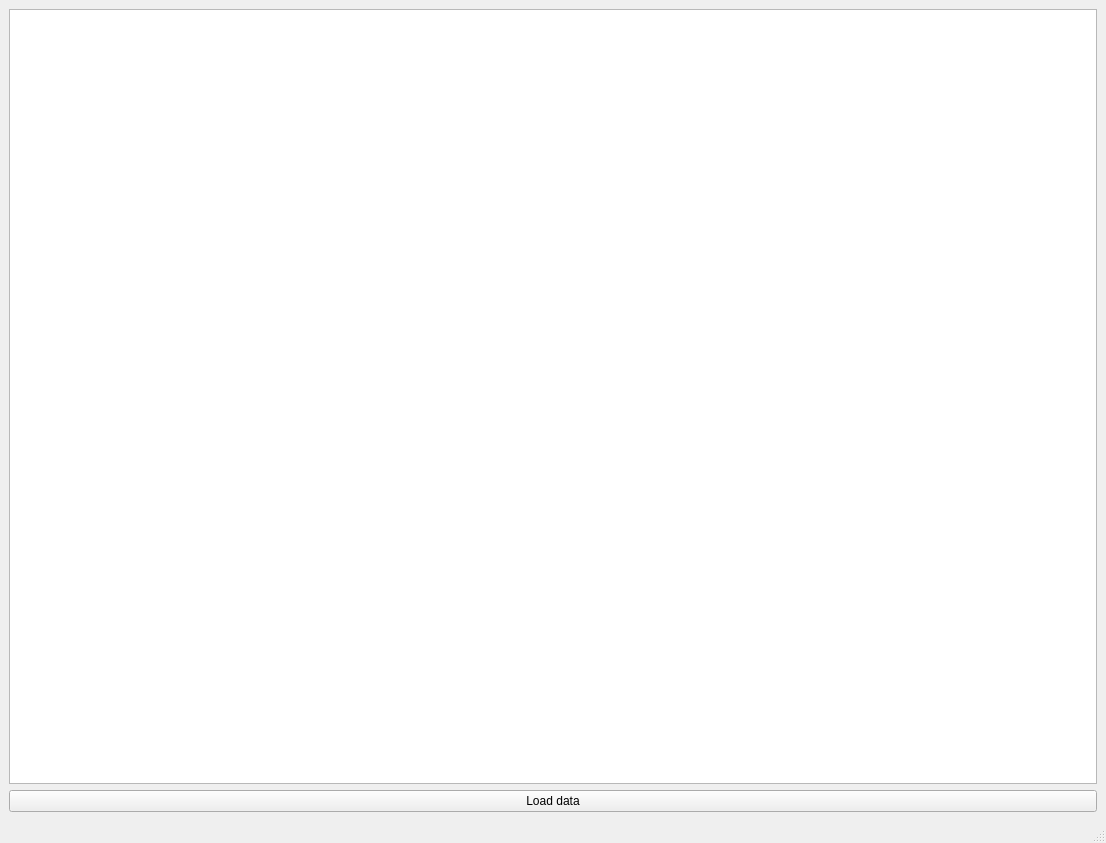
<?xml version="1.0" encoding="UTF-8"?>
<ui version="4.0">
 <class>MainWindow</class>
 <widget class="QMainWindow" name="MainWindow">
  <property name="geometry">
   <rect>
    <x>0</x>
    <y>0</y>
    <width>1106</width>
    <height>843</height>
   </rect>
  </property>
  <property name="windowTitle">
   <string>MainWindow</string>
  </property>
  <widget class="QWidget" name="centralwidget">
   <layout class="QVBoxLayout" name="verticalLayout_4">
    <item>
     <layout class="QHBoxLayout" name="horizontalLayout">
      <item>
       <layout class="QVBoxLayout" name="verticalLayout_2">
        <item>
         <widget class="QTableView" name="modelsView"/>
        </item>
        <item>
         <widget class="QPushButton" name="pushButton_3">
          <property name="text">
           <string>Load data</string>
          </property>
         </widget>
        </item>
       </layout>
      </item>
     </layout>
    </item>
   </layout>
  </widget>
  <widget class="QMenuBar" name="menubar">
   <property name="geometry">
    <rect>
     <x>0</x>
     <y>0</y>
     <width>1106</width>
     <height>26</height>
    </rect>
   </property>
   <property name="mouseTracking">
    <bool>true</bool>
   </property>
   <property name="tabletTracking">
    <bool>true</bool>
   </property>
   <property name="focusPolicy">
    <enum>Qt::NoFocus</enum>
   </property>
   <property name="layoutDirection">
    <enum>Qt::LeftToRight</enum>
   </property>
   <property name="defaultUp">
    <bool>false</bool>
   </property>
   <property name="nativeMenuBar">
    <bool>false</bool>
   </property>
  </widget>
  <widget class="QStatusBar" name="statusbar"/>
  <action name="actionSave_file_as">
   <property name="text">
    <string>Save file as..</string>
   </property>
  </action>
  <action name="actionFinding_by_name">
   <property name="text">
    <string>Finding by name</string>
   </property>
  </action>
  <action name="actionSort_column">
   <property name="text">
    <string>Sort column</string>
   </property>
  </action>
  <action name="actionRemove_row_2">
   <property name="text">
    <string>Remove row</string>
   </property>
  </action>
  <action name="actionAdd_row_2">
   <property name="text">
    <string>Add row</string>
   </property>
  </action>
 </widget>
 <resources/>
 <connections/>
</ui>
